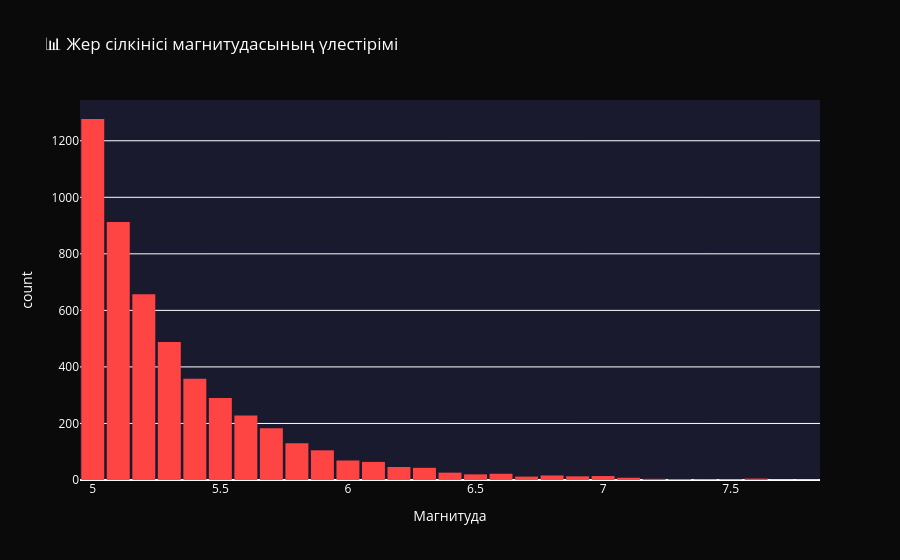

The code cell stored with this chart in its notebook:
### Code cell
# Магнитуда бойынша үлестіру
fig2 = px.histogram(
    df_clean,
    x='mag',
    nbins=30,
    color_discrete_sequence=['#ff4444'],
    title='📊 Жер сілкінісі магнитудасының үлестірімі',
    labels={'mag': 'Магнитуда', 'count': 'Саны'}
)

fig2.update_layout(
    paper_bgcolor='#0a0a0a',
    plot_bgcolor='#1a1a2e',
    font=dict(color='white'),
    bargap=0.1
)

fig2.show()

### Figure 1 — Plotly figure (JSON) as saved in the notebook; plotly's stock layout.template omitted (floating-point values rounded to 4 significant figures; data arrays with more than 128 entries replaced by an {"elided": "..."} marker saying what was removed)
{"data": [{"bingroup": "x", "hovertemplate": "Магнитуда=%{x}<br>count=%{y}<extra></extra>", "legendgroup": "", "marker": {"color": "#ff4444", "pattern": {"shape": ""}}, "name": "", "nbinsx": 30, "orientation": "v", "showlegend": false, "type": "histogram", "x": {"elided": "5000 float values"}, "xaxis": "x", "yaxis": "y"}], "layout": {"bargap": 0.1, "barmode": "relative", "font": {"color": "white"}, "legend": {"tracegroupgap": 0}, "paper_bgcolor": "#0a0a0a", "plot_bgcolor": "#1a1a2e", "title": {"text": "📊 Жер сілкінісі магнитудасының үлестірімі"}, "xaxis": {"anchor": "y", "domain": [0, 1], "title": {"text": "Магнитуда"}}, "yaxis": {"anchor": "x", "domain": [0, 1], "title": {"text": "count"}}}}
